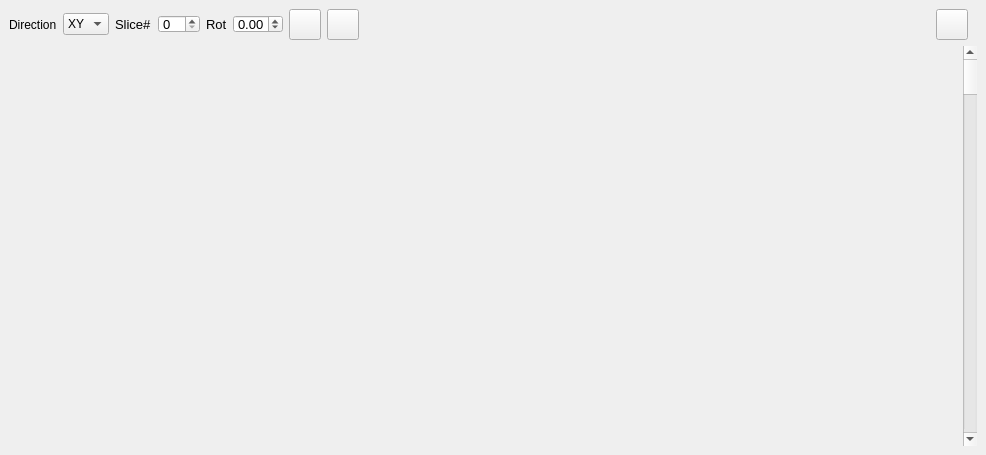
<?xml version="1.0" encoding="UTF-8"?>
<ui version="4.0">
 <class>SSView</class>
 <widget class="QDockWidget" name="SSView">
  <property name="geometry">
   <rect>
    <x>0</x>
    <y>0</y>
    <width>986</width>
    <height>455</height>
   </rect>
  </property>
  <property name="windowTitle">
   <string>Segmentation Slice View</string>
  </property>
  <widget class="QWidget" name="dockWidgetContents">
   <layout class="QVBoxLayout" name="verticalLayout">
    <item>
     <widget class="QWidget" name="controls" native="true">
      <property name="sizePolicy">
       <sizepolicy hsizetype="Preferred" vsizetype="Maximum">
        <horstretch>0</horstretch>
        <verstretch>0</verstretch>
       </sizepolicy>
      </property>
      <property name="maximumSize">
       <size>
        <width>16777215</width>
        <height>35</height>
       </size>
      </property>
      <layout class="QHBoxLayout" name="horizontalLayout">
       <property name="leftMargin">
        <number>0</number>
       </property>
       <property name="topMargin">
        <number>0</number>
       </property>
       <property name="rightMargin">
        <number>9</number>
       </property>
       <property name="bottomMargin">
        <number>0</number>
       </property>
       <item>
        <widget class="QLabel" name="label">
         <property name="text">
          <string>Direction</string>
         </property>
        </widget>
       </item>
       <item>
        <widget class="QComboBox" name="cbDir">
         <item>
          <property name="text">
           <string>XY</string>
          </property>
         </item>
         <item>
          <property name="text">
           <string>XZ</string>
          </property>
         </item>
         <item>
          <property name="text">
           <string>YZ</string>
          </property>
         </item>
        </widget>
       </item>
       <item>
        <widget class="QLabel" name="sliceLabel">
         <property name="sizePolicy">
          <sizepolicy hsizetype="Preferred" vsizetype="Fixed">
           <horstretch>0</horstretch>
           <verstretch>0</verstretch>
          </sizepolicy>
         </property>
         <property name="font">
          <font>
           <family>MS Shell Dlg 2</family>
           <pointsize>10</pointsize>
           <weight>50</weight>
           <bold>false</bold>
          </font>
         </property>
         <property name="text">
          <string>Slice#</string>
         </property>
        </widget>
       </item>
       <item>
        <widget class="QSpinBox" name="sbNum">
         <property name="maximumSize">
          <size>
           <width>50</width>
           <height>18</height>
          </size>
         </property>
         <property name="font">
          <font>
           <family>MS Shell Dlg 2</family>
           <pointsize>10</pointsize>
           <weight>50</weight>
           <italic>false</italic>
           <bold>false</bold>
           <kerning>true</kerning>
          </font>
         </property>
        </widget>
       </item>
       <item>
        <widget class="QLabel" name="rotationLabel">
         <property name="sizePolicy">
          <sizepolicy hsizetype="Preferred" vsizetype="Fixed">
           <horstretch>0</horstretch>
           <verstretch>0</verstretch>
          </sizepolicy>
         </property>
         <property name="font">
          <font>
           <pointsize>10</pointsize>
           <weight>50</weight>
           <bold>false</bold>
          </font>
         </property>
         <property name="text">
          <string>Rot</string>
         </property>
        </widget>
       </item>
       <item>
        <widget class="QDoubleSpinBox" name="sbRot">
         <property name="maximumSize">
          <size>
           <width>50</width>
           <height>18</height>
          </size>
         </property>
         <property name="font">
          <font>
           <family>MS Shell Dlg 2</family>
           <pointsize>10</pointsize>
           <weight>50</weight>
           <bold>false</bold>
          </font>
         </property>
         <property name="minimum">
          <double>-180.000000000000000</double>
         </property>
         <property name="maximum">
          <double>180.000000000000000</double>
         </property>
         <property name="singleStep">
          <double>0.500000000000000</double>
         </property>
        </widget>
       </item>
       <item>
        <widget class="QToolButton" name="pushMov">
         <property name="minimumSize">
          <size>
           <width>30</width>
           <height>30</height>
          </size>
         </property>
         <property name="text">
          <string/>
         </property>
         <property name="icon">
          <iconset resource="../../core/open_iA.qrc">
           <normaloff>:/images/savemov.png</normaloff>:/images/savemov.png</iconset>
         </property>
         <property name="iconSize">
          <size>
           <width>24</width>
           <height>24</height>
          </size>
         </property>
        </widget>
       </item>
       <item>
        <widget class="QToolButton" name="pushSave">
         <property name="minimumSize">
          <size>
           <width>30</width>
           <height>30</height>
          </size>
         </property>
         <property name="text">
          <string/>
         </property>
         <property name="icon">
          <iconset resource="../../core/open_iA.qrc">
           <normaloff>:/images/savescreen.png</normaloff>:/images/savescreen.png</iconset>
         </property>
         <property name="iconSize">
          <size>
           <width>24</width>
           <height>24</height>
          </size>
         </property>
        </widget>
       </item>
       <item>
        <spacer name="horizontalSpacer">
         <property name="orientation">
          <enum>Qt::Horizontal</enum>
         </property>
         <property name="sizeType">
          <enum>QSizePolicy::Expanding</enum>
         </property>
         <property name="sizeHint" stdset="0">
          <size>
           <width>40</width>
           <height>0</height>
          </size>
         </property>
        </spacer>
       </item>
       <item>
        <widget class="QToolButton" name="tbSettings">
         <property name="text">
          <string/>
         </property>
         <property name="icon">
          <iconset resource="../../core/open_iA.qrc">
           <normaloff>:/images/settings.png</normaloff>:/images/settings.png</iconset>
         </property>
         <property name="iconSize">
          <size>
           <width>24</width>
           <height>24</height>
          </size>
         </property>
        </widget>
       </item>
      </layout>
     </widget>
    </item>
    <item>
     <layout class="QHBoxLayout" name="horizontalLayout_2">
      <property name="spacing">
       <number>0</number>
      </property>
      <item>
       <widget class="QWidget" name="slicerWidget" native="true"/>
      </item>
      <item>
       <widget class="QScrollBar" name="verticalScrollBar">
        <property name="sizePolicy">
         <sizepolicy hsizetype="Fixed" vsizetype="Expanding">
          <horstretch>0</horstretch>
          <verstretch>0</verstretch>
         </sizepolicy>
        </property>
        <property name="orientation">
         <enum>Qt::Vertical</enum>
        </property>
       </widget>
      </item>
     </layout>
    </item>
   </layout>
  </widget>
 </widget>
 <resources>
  <include location="../../core/open_iA.qrc"/>
 </resources>
 <connections/>
</ui>
